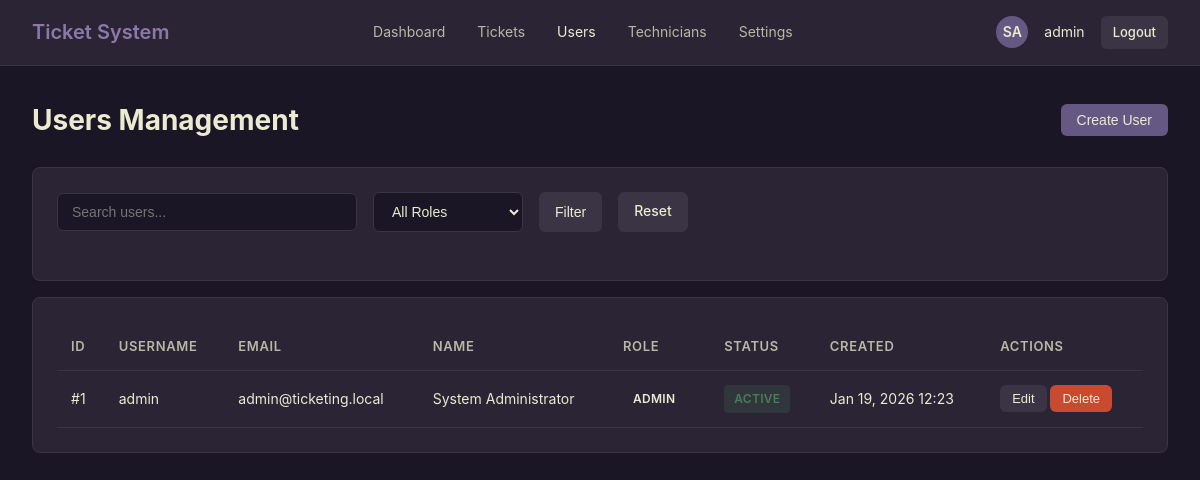
The page /admin/users.php (signed in) on the database its author committed.
### tables this page shows
CREATE TABLE users (
    id INT AUTO_INCREMENT PRIMARY KEY,
    username VARCHAR(50) UNIQUE NOT NULL,
    email VARCHAR(100) UNIQUE NOT NULL,
    password_hash VARCHAR(255) NOT NULL,
    role ENUM('admin', 'technician', 'user') NOT NULL DEFAULT 'user',
    first_name VARCHAR(50),
    last_name VARCHAR(50),
    is_active BOOLEAN DEFAULT TRUE,
    created_at TIMESTAMP DEFAULT CURRENT_TIMESTAMP,
    updated_at TIMESTAMP DEFAULT CURRENT_TIMESTAMP ON UPDATE CURRENT_TIMESTAMP,
    INDEX idx_role (role),
    INDEX idx_email (email)
);

### includes/security.php (called while the page is built, shortened)
<?php
function sanitize($data, $type = 'string') {
    $data = str_replace(chr(0), '', $data);
    $data = trim($data);
    switch ($type) {
        case 'string':
        default:
            return htmlspecialchars(strip_tags($data), ENT_QUOTES | ENT_HTML5, 'UTF-8');
    }
}
function formatDate($date) {
    $timestamp = strtotime($date);
    return htmlspecialchars(date('M d, Y H:i', $timestamp), ENT_QUOTES, 'UTF-8');
}
function getInitials($name) {
    $name = sanitize($name);
    $words = explode(' ', trim($name));
    if (count($words) >= 2) {
        return strtoupper(substr($words[0], 0, 1) . substr($words[1], 0, 1));
    }
    return strtoupper(substr($name, 0, 2));
}

### includes/auth.php (called while the page is built, shortened)
<?php
function getCurrentUserId() {
    return $_SESSION['user_id'] ?? null;
}

### admin/users.php (the view, shortened to what this page needs)
<?php
require_once '../includes/auth.php';
$db = Database::getInstance()->getConnection();
$search = $_GET['search'] ?? '';
$query = "SELECT id, username, email, role, first_name, last_name, is_active, created_at FROM users WHERE 1=1";
$params = [];
$query .= " ORDER BY created_at DESC";
$stmt = $db->prepare($query);
$stmt->execute($params);
$users = $stmt->fetchAll();
?>
<!DOCTYPE html>
<html lang="en">
<head>
    <link rel="stylesheet" href="../assets/css/style.css">
</head>
<body>
    <?php include 'includes/header.php'; ?>
    <main>
        <div class="container">
            <div class="d-flex justify-between align-center mb-3">
                <h1>Users Management</h1>
                <button class="btn btn-primary" onclick="openModal('createModal')">
                    Create User
                </button>
            </div>
            <div class="card mb-2">
                <form method="GET" class="filters">
                    <div class="filter-group">
                        <input
                            type="text"
                            name="search"
                            class="form-control"
                            placeholder="Search users..."
                            value="<?php echo htmlspecialchars($search); ?>"
                            style="width: 300px;"
                        >
                    </div>
                    <div class="filter-group">
                        <select name="role" class="form-control" style="width: 150px;">
                            <option value="">All Roles</option>
                        </select>
                    </div>
                    <button type="submit" class="btn btn-secondary">Filter</button>
                    <a href="users.php" class="btn btn-secondary">Reset</a>
                </form>
            </div>
            <div class="card">
                <table class="table">
                    <thead>
                        <tr>
                            <th>ID</th>
                            <th>Username</th>
                            <th>Email</th>
                            <th>Name</th>
                            <th>Role</th>
                            <th>Status</th>
                            <th>Created</th>
                            <th>Actions</th>
                        </tr>
                    </thead>
                    <tbody>
                        <?php if (empty($users)): ?>
                            <tr>
                                <td colspan="8" class="text-center text-muted">No users found</td>
                            </tr>
                        <?php else: ?>
                            <?php foreach ($users as $user): ?>
                                <tr>
                                    <td>#<?php echo $user['id']; ?></td>
                                    <td><?php echo htmlspecialchars($user['username']); ?></td>
                                    <td><?php echo htmlspecialchars($user['email']); ?></td>
                                    <td><?php echo htmlspecialchars(trim($user['first_name'] . ' ' . $user['last_name'])); ?></td>
                                    <td>
                                        <span class="badge badge-<?php echo $user['role']; ?>">
                                            <?php echo ucfirst($user['role']); ?>
                                        </span>
                                    </td>
                                    <td>
                                        <span class="badge <?php echo $user['is_active'] ? 'badge-closed' : 'badge-open'; ?>">
                                            <?php echo $user['is_active'] ? 'Active' : 'Inactive'; ?>
                                        </span>
                                    </td>
                                    <td><?php echo formatDate($user['created_at']); ?></td>
                                    <td>
                                        <button
                                            class="btn btn-secondary btn-sm"
                                            onclick='editUser(<?php echo json_encode($user); ?>)'
                                        >
                                            Edit
                                        </button>
                                        <button
                                            class="btn btn-danger btn-sm"
                                            onclick="deleteUser(<?php echo $user['id']; ?>, '<?php echo htmlspecialchars($user['username']); ?>')"
                                            <?php echo $user['id'] === getCurrentUserId() ? 'disabled' : ''; ?>
                                        >
                                            Delete
                                        </button>
                                    </td>
                                </tr>
                            <?php endforeach; ?>
                        <?php endif; ?>
                    </tbody>
                </table>
            </div>
        </div>
    </main>
</body>
</html>

### admin/includes/header.php
<?php
$current_page = basename($_SERVER['PHP_SELF']);
?>
<header>
    <div class="container">
        <div class="header-content">
            <div class="logo"><?php echo APP_NAME; ?></div>
            <nav class="nav">
                <a href="dashboard.php" class="<?php echo $current_page === 'dashboard.php' ? 'active' : ''; ?>">
                    Dashboard
                </a>
                <a href="tickets.php" class="<?php echo $current_page === 'tickets.php' ? 'active' : ''; ?>">
                    Tickets
                </a>
                <a href="users.php" class="<?php echo $current_page === 'users.php' ? 'active' : ''; ?>">
                    Users
                </a>
                <a href="technicians.php" class="<?php echo $current_page === 'technicians.php' ? 'active' : ''; ?>">
                    Technicians
                </a>
                <a href="categories.php" class="<?php echo $current_page === 'categories.php' ? 'active' : ''; ?>">
                    Settings
                </a>
            </nav>
            <div class="user-info">
                <div class="user-avatar">
                    <?php echo getInitials($_SESSION['full_name'] ?? $_SESSION['username']); ?>
                </div>
                <span><?php echo htmlspecialchars($_SESSION['username']); ?></span>
                <a href="../logout.php" class="btn btn-secondary btn-sm">Logout</a>
            </div>
        </div>
    </div>
</header>

### assets/css/style.css (style rules this page uses)
:root { --primary: #655883; --primary-light: #8B7AA8; --primary-dark: #4A3F5C; --secondary: #eaebd1; --background: #1a1625; --surface: #2a2435; --surface-light: #3a3445; --text: #eaebd1; --text-muted: #b8b9a5; --border: #3a3445; --success: #4A7C59; --warning: #A67C52; --error: #C84B31; --shadow: rgba(0, 0, 0, 0.3); }
* { margin: 0; padding: 0; box-sizing: border-box; }
body { font-family: -apple-system, BlinkMacSystemFont, 'Segoe UI', Roboto, 'Helvetica Neue', Arial, sans-serif; background: var(--background); color: var(--text); line-height: 1.6; font-size: 14px; }
.container { max-width: 1400px; margin: 0 auto; padding: 0 2rem; }
header { background: var(--surface); border-bottom: 1px solid var(--border); padding: 1rem 0; position: sticky; top: 0; z-index: 100; }
.header-content { display: flex; justify-content: space-between; align-items: center; }
.logo { font-size: 1.25rem; font-weight: 600; color: var(--primary-light); }
.nav { display: flex; gap: 2rem; align-items: center; }
.nav a { color: var(--text-muted); text-decoration: none; transition: color 0.2s; }
.nav a:hover, .nav a.active { color: var(--text); }
.user-info { display: flex; align-items: center; gap: 1rem; }
.user-avatar { width: 32px; height: 32px; border-radius: 50%; background: var(--primary); display: flex; align-items: center; justify-content: center; font-weight: 600; font-size: 0.875rem; }
main { padding: 2rem 0; min-height: calc(100vh - 160px); }
.card { background: var(--surface); border: 1px solid var(--border); border-radius: 8px; padding: 1.5rem; margin-bottom: 1.5rem; }
.btn { padding: 0.5rem 1rem; border: none; border-radius: 6px; font-size: 0.875rem; font-weight: 500; cursor: pointer; transition: all 0.2s; text-decoration: none; display: inline-flex; align-items: center; gap: 0.5rem; }
.btn-primary { background: var(--primary); color: var(--text); }
.btn-secondary { background: var(--surface-light); color: var(--text); }
.btn-danger { background: var(--error); color: var(--text); }
.btn-sm { padding: 0.375rem 0.75rem; font-size: 0.8125rem; }
.form-control { width: 100%; padding: 0.625rem 0.875rem; background: var(--background); border: 1px solid var(--border); border-radius: 6px; color: var(--text); font-size: 0.875rem; transition: border-color 0.2s; }
select.form-control { cursor: pointer; }
.table { width: 100%; border-collapse: collapse; }
.table th, .table td { padding: 0.875rem; text-align: left; border-bottom: 1px solid var(--border); }
.table th { font-weight: 600; color: var(--text-muted); font-size: 0.8125rem; text-transform: uppercase; letter-spacing: 0.05em; }
.badge { display: inline-block; padding: 0.25rem 0.625rem; border-radius: 4px; font-size: 0.75rem; font-weight: 600; text-transform: uppercase; letter-spacing: 0.025em; }
.badge-closed { background: rgba(74, 124, 89, 0.2); color: var(--success); }
.filters { display: flex; gap: 1rem; margin-bottom: 1.5rem; flex-wrap: wrap; }
.filter-group { display: flex; gap: 0.5rem; align-items: center; }
.mb-2 { margin-bottom: 1rem; }
.mb-3 { margin-bottom: 1.5rem; }
.d-flex { display: flex; }
.justify-between { justify-content: space-between; }
.align-center { align-items: center; }

### rows shown on the page
users: first_name+last_name "SA", id "1", username "admin", email "admin@ticketing.local", first_name+last_name "System Administrator", role "ADMIN", is_active "ACTIVE", created_at "Jan 19, 2026 12:23"

### other values the page prints
APP_NAME "Ticket System"
$_SESSION['username'] "admin"
